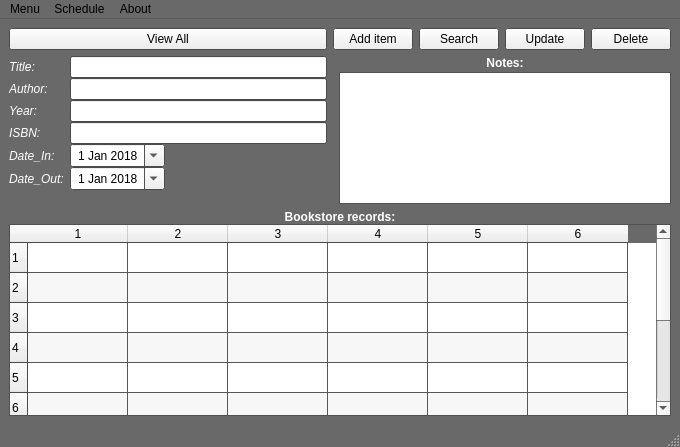
<?xml version="1.0" encoding="UTF-8"?>
<ui version="4.0">
 <class>MainWindow</class>
 <widget class="QMainWindow" name="MainWindow">
  <property name="geometry">
   <rect>
    <x>0</x>
    <y>0</y>
    <width>680</width>
    <height>447</height>
   </rect>
  </property>
  <property name="sizePolicy">
   <sizepolicy hsizetype="Expanding" vsizetype="Preferred">
    <horstretch>0</horstretch>
    <verstretch>0</verstretch>
   </sizepolicy>
  </property>
  <property name="palette">
   <palette>
    <active>
     <colorrole role="Base">
      <brush brushstyle="SolidPattern">
       <color alpha="255">
        <red>255</red>
        <green>255</green>
        <blue>255</blue>
       </color>
      </brush>
     </colorrole>
     <colorrole role="Window">
      <brush brushstyle="SolidPattern">
       <color alpha="255">
        <red>105</red>
        <green>105</green>
        <blue>105</blue>
       </color>
      </brush>
     </colorrole>
    </active>
    <inactive>
     <colorrole role="Base">
      <brush brushstyle="SolidPattern">
       <color alpha="255">
        <red>255</red>
        <green>255</green>
        <blue>255</blue>
       </color>
      </brush>
     </colorrole>
     <colorrole role="Window">
      <brush brushstyle="SolidPattern">
       <color alpha="255">
        <red>105</red>
        <green>105</green>
        <blue>105</blue>
       </color>
      </brush>
     </colorrole>
    </inactive>
    <disabled>
     <colorrole role="Base">
      <brush brushstyle="SolidPattern">
       <color alpha="255">
        <red>105</red>
        <green>105</green>
        <blue>105</blue>
       </color>
      </brush>
     </colorrole>
     <colorrole role="Window">
      <brush brushstyle="SolidPattern">
       <color alpha="255">
        <red>105</red>
        <green>105</green>
        <blue>105</blue>
       </color>
      </brush>
     </colorrole>
    </disabled>
   </palette>
  </property>
  <property name="windowTitle">
   <string>MainWindow</string>
  </property>
  <widget class="QWidget" name="centralwidget">
   <layout class="QGridLayout" name="gridLayout">
    <item row="0" column="2">
     <widget class="QPushButton" name="pushButton_search">
      <property name="sizePolicy">
       <sizepolicy hsizetype="Minimum" vsizetype="Expanding">
        <horstretch>0</horstretch>
        <verstretch>0</verstretch>
       </sizepolicy>
      </property>
      <property name="text">
       <string>Search</string>
      </property>
     </widget>
    </item>
    <item row="0" column="1">
     <widget class="QPushButton" name="pushButton_add">
      <property name="sizePolicy">
       <sizepolicy hsizetype="Minimum" vsizetype="Expanding">
        <horstretch>0</horstretch>
        <verstretch>0</verstretch>
       </sizepolicy>
      </property>
      <property name="text">
       <string>Add item</string>
      </property>
     </widget>
    </item>
    <item row="0" column="3">
     <widget class="QPushButton" name="pushButton_update">
      <property name="sizePolicy">
       <sizepolicy hsizetype="Minimum" vsizetype="Expanding">
        <horstretch>0</horstretch>
        <verstretch>0</verstretch>
       </sizepolicy>
      </property>
      <property name="text">
       <string>Update</string>
      </property>
     </widget>
    </item>
    <item row="0" column="0">
     <widget class="QPushButton" name="pushButton_view">
      <property name="sizePolicy">
       <sizepolicy hsizetype="Minimum" vsizetype="Expanding">
        <horstretch>0</horstretch>
        <verstretch>0</verstretch>
       </sizepolicy>
      </property>
      <property name="text">
       <string>View All</string>
      </property>
     </widget>
    </item>
    <item row="0" column="4">
     <widget class="QPushButton" name="pushButton_delete">
      <property name="sizePolicy">
       <sizepolicy hsizetype="Minimum" vsizetype="Expanding">
        <horstretch>0</horstretch>
        <verstretch>0</verstretch>
       </sizepolicy>
      </property>
      <property name="text">
       <string>Delete</string>
      </property>
     </widget>
    </item>
    <item row="1" column="0">
     <layout class="QFormLayout" name="formLayout">
      <property name="horizontalSpacing">
       <number>6</number>
      </property>
      <property name="verticalSpacing">
       <number>0</number>
      </property>
      <item row="0" column="0">
       <widget class="QLabel" name="label_title">
        <property name="palette">
         <palette>
          <active>
           <colorrole role="WindowText">
            <brush brushstyle="SolidPattern">
             <color alpha="255">
              <red>255</red>
              <green>255</green>
              <blue>255</blue>
             </color>
            </brush>
           </colorrole>
          </active>
          <inactive>
           <colorrole role="WindowText">
            <brush brushstyle="SolidPattern">
             <color alpha="255">
              <red>255</red>
              <green>255</green>
              <blue>255</blue>
             </color>
            </brush>
           </colorrole>
          </inactive>
          <disabled>
           <colorrole role="WindowText">
            <brush brushstyle="SolidPattern">
             <color alpha="255">
              <red>120</red>
              <green>120</green>
              <blue>120</blue>
             </color>
            </brush>
           </colorrole>
          </disabled>
         </palette>
        </property>
        <property name="font">
         <font>
          <weight>50</weight>
          <italic>true</italic>
          <bold>false</bold>
         </font>
        </property>
        <property name="text">
         <string>Title:</string>
        </property>
        <property name="alignment">
         <set>Qt::AlignLeading|Qt::AlignLeft|Qt::AlignVCenter</set>
        </property>
        <property name="margin">
         <number>2</number>
        </property>
        <property name="indent">
         <number>0</number>
        </property>
       </widget>
      </item>
      <item row="0" column="1">
       <widget class="QLineEdit" name="lineEdit_title"/>
      </item>
      <item row="1" column="0">
       <widget class="QLabel" name="label_author">
        <property name="palette">
         <palette>
          <active>
           <colorrole role="WindowText">
            <brush brushstyle="SolidPattern">
             <color alpha="255">
              <red>255</red>
              <green>255</green>
              <blue>255</blue>
             </color>
            </brush>
           </colorrole>
          </active>
          <inactive>
           <colorrole role="WindowText">
            <brush brushstyle="SolidPattern">
             <color alpha="255">
              <red>255</red>
              <green>255</green>
              <blue>255</blue>
             </color>
            </brush>
           </colorrole>
          </inactive>
          <disabled>
           <colorrole role="WindowText">
            <brush brushstyle="SolidPattern">
             <color alpha="255">
              <red>120</red>
              <green>120</green>
              <blue>120</blue>
             </color>
            </brush>
           </colorrole>
          </disabled>
         </palette>
        </property>
        <property name="font">
         <font>
          <weight>50</weight>
          <italic>true</italic>
          <bold>false</bold>
         </font>
        </property>
        <property name="text">
         <string>Author:</string>
        </property>
        <property name="alignment">
         <set>Qt::AlignLeading|Qt::AlignLeft|Qt::AlignVCenter</set>
        </property>
        <property name="margin">
         <number>2</number>
        </property>
        <property name="indent">
         <number>0</number>
        </property>
       </widget>
      </item>
      <item row="1" column="1">
       <widget class="QLineEdit" name="lineEdit_author"/>
      </item>
      <item row="2" column="0">
       <widget class="QLabel" name="label_year">
        <property name="palette">
         <palette>
          <active>
           <colorrole role="WindowText">
            <brush brushstyle="SolidPattern">
             <color alpha="255">
              <red>255</red>
              <green>255</green>
              <blue>255</blue>
             </color>
            </brush>
           </colorrole>
          </active>
          <inactive>
           <colorrole role="WindowText">
            <brush brushstyle="SolidPattern">
             <color alpha="255">
              <red>255</red>
              <green>255</green>
              <blue>255</blue>
             </color>
            </brush>
           </colorrole>
          </inactive>
          <disabled>
           <colorrole role="WindowText">
            <brush brushstyle="SolidPattern">
             <color alpha="255">
              <red>120</red>
              <green>120</green>
              <blue>120</blue>
             </color>
            </brush>
           </colorrole>
          </disabled>
         </palette>
        </property>
        <property name="font">
         <font>
          <weight>50</weight>
          <italic>true</italic>
          <bold>false</bold>
         </font>
        </property>
        <property name="text">
         <string>Year:</string>
        </property>
        <property name="alignment">
         <set>Qt::AlignLeading|Qt::AlignLeft|Qt::AlignVCenter</set>
        </property>
        <property name="margin">
         <number>2</number>
        </property>
        <property name="indent">
         <number>0</number>
        </property>
       </widget>
      </item>
      <item row="2" column="1">
       <widget class="QLineEdit" name="lineEdit_year"/>
      </item>
      <item row="3" column="0">
       <widget class="QLabel" name="label_isbn">
        <property name="palette">
         <palette>
          <active>
           <colorrole role="WindowText">
            <brush brushstyle="SolidPattern">
             <color alpha="255">
              <red>255</red>
              <green>255</green>
              <blue>255</blue>
             </color>
            </brush>
           </colorrole>
          </active>
          <inactive>
           <colorrole role="WindowText">
            <brush brushstyle="SolidPattern">
             <color alpha="255">
              <red>255</red>
              <green>255</green>
              <blue>255</blue>
             </color>
            </brush>
           </colorrole>
          </inactive>
          <disabled>
           <colorrole role="WindowText">
            <brush brushstyle="SolidPattern">
             <color alpha="255">
              <red>120</red>
              <green>120</green>
              <blue>120</blue>
             </color>
            </brush>
           </colorrole>
          </disabled>
         </palette>
        </property>
        <property name="font">
         <font>
          <weight>50</weight>
          <italic>true</italic>
          <bold>false</bold>
         </font>
        </property>
        <property name="text">
         <string>ISBN:</string>
        </property>
        <property name="alignment">
         <set>Qt::AlignLeading|Qt::AlignLeft|Qt::AlignVCenter</set>
        </property>
        <property name="margin">
         <number>2</number>
        </property>
        <property name="indent">
         <number>0</number>
        </property>
       </widget>
      </item>
      <item row="3" column="1">
       <widget class="QLineEdit" name="lineEdit_isbn"/>
      </item>
      <item row="7" column="0">
       <widget class="QLabel" name="label_datein">
        <property name="palette">
         <palette>
          <active>
           <colorrole role="WindowText">
            <brush brushstyle="SolidPattern">
             <color alpha="255">
              <red>255</red>
              <green>255</green>
              <blue>255</blue>
             </color>
            </brush>
           </colorrole>
          </active>
          <inactive>
           <colorrole role="WindowText">
            <brush brushstyle="SolidPattern">
             <color alpha="255">
              <red>255</red>
              <green>255</green>
              <blue>255</blue>
             </color>
            </brush>
           </colorrole>
          </inactive>
          <disabled>
           <colorrole role="WindowText">
            <brush brushstyle="SolidPattern">
             <color alpha="255">
              <red>120</red>
              <green>120</green>
              <blue>120</blue>
             </color>
            </brush>
           </colorrole>
          </disabled>
         </palette>
        </property>
        <property name="font">
         <font>
          <weight>50</weight>
          <italic>true</italic>
          <bold>false</bold>
         </font>
        </property>
        <property name="text">
         <string>Date_In:</string>
        </property>
        <property name="alignment">
         <set>Qt::AlignLeading|Qt::AlignLeft|Qt::AlignVCenter</set>
        </property>
        <property name="margin">
         <number>2</number>
        </property>
        <property name="indent">
         <number>0</number>
        </property>
       </widget>
      </item>
      <item row="7" column="1">
       <widget class="QDateEdit" name="dateEdit_datein">
        <property name="sizePolicy">
         <sizepolicy hsizetype="Fixed" vsizetype="Fixed">
          <horstretch>0</horstretch>
          <verstretch>0</verstretch>
         </sizepolicy>
        </property>
        <property name="alignment">
         <set>Qt::AlignCenter</set>
        </property>
        <property name="dateTime">
         <datetime>
          <hour>0</hour>
          <minute>0</minute>
          <second>0</second>
          <year>2018</year>
          <month>1</month>
          <day>1</day>
         </datetime>
        </property>
        <property name="calendarPopup">
         <bool>true</bool>
        </property>
       </widget>
      </item>
      <item row="8" column="0">
       <widget class="QLabel" name="label_dateout">
        <property name="palette">
         <palette>
          <active>
           <colorrole role="WindowText">
            <brush brushstyle="SolidPattern">
             <color alpha="255">
              <red>255</red>
              <green>255</green>
              <blue>255</blue>
             </color>
            </brush>
           </colorrole>
          </active>
          <inactive>
           <colorrole role="WindowText">
            <brush brushstyle="SolidPattern">
             <color alpha="255">
              <red>255</red>
              <green>255</green>
              <blue>255</blue>
             </color>
            </brush>
           </colorrole>
          </inactive>
          <disabled>
           <colorrole role="WindowText">
            <brush brushstyle="SolidPattern">
             <color alpha="255">
              <red>120</red>
              <green>120</green>
              <blue>120</blue>
             </color>
            </brush>
           </colorrole>
          </disabled>
         </palette>
        </property>
        <property name="font">
         <font>
          <weight>50</weight>
          <italic>true</italic>
          <bold>false</bold>
         </font>
        </property>
        <property name="text">
         <string>Date_Out:</string>
        </property>
        <property name="alignment">
         <set>Qt::AlignLeading|Qt::AlignLeft|Qt::AlignVCenter</set>
        </property>
        <property name="margin">
         <number>2</number>
        </property>
        <property name="indent">
         <number>0</number>
        </property>
       </widget>
      </item>
      <item row="8" column="1">
       <widget class="QDateEdit" name="dateEdit_dateout">
        <property name="sizePolicy">
         <sizepolicy hsizetype="Fixed" vsizetype="Fixed">
          <horstretch>0</horstretch>
          <verstretch>0</verstretch>
         </sizepolicy>
        </property>
        <property name="alignment">
         <set>Qt::AlignCenter</set>
        </property>
        <property name="dateTime">
         <datetime>
          <hour>0</hour>
          <minute>0</minute>
          <second>0</second>
          <year>2018</year>
          <month>1</month>
          <day>1</day>
         </datetime>
        </property>
        <property name="calendarPopup">
         <bool>true</bool>
        </property>
       </widget>
      </item>
      <item row="11" column="0">
       <widget class="Line" name="line">
        <property name="orientation">
         <enum>Qt::Horizontal</enum>
        </property>
       </widget>
      </item>
     </layout>
    </item>
    <item row="1" column="1" colspan="4">
     <layout class="QFormLayout" name="formLayout_4">
      <property name="sizeConstraint">
       <enum>QLayout::SetDefaultConstraint</enum>
      </property>
      <property name="horizontalSpacing">
       <number>6</number>
      </property>
      <property name="verticalSpacing">
       <number>2</number>
      </property>
      <item row="0" column="1">
       <widget class="QLabel" name="label_notes">
        <property name="sizePolicy">
         <sizepolicy hsizetype="Expanding" vsizetype="Preferred">
          <horstretch>0</horstretch>
          <verstretch>0</verstretch>
         </sizepolicy>
        </property>
        <property name="palette">
         <palette>
          <active>
           <colorrole role="WindowText">
            <brush brushstyle="SolidPattern">
             <color alpha="255">
              <red>255</red>
              <green>255</green>
              <blue>255</blue>
             </color>
            </brush>
           </colorrole>
          </active>
          <inactive>
           <colorrole role="WindowText">
            <brush brushstyle="SolidPattern">
             <color alpha="255">
              <red>255</red>
              <green>255</green>
              <blue>255</blue>
             </color>
            </brush>
           </colorrole>
          </inactive>
          <disabled>
           <colorrole role="WindowText">
            <brush brushstyle="SolidPattern">
             <color alpha="255">
              <red>120</red>
              <green>120</green>
              <blue>120</blue>
             </color>
            </brush>
           </colorrole>
          </disabled>
         </palette>
        </property>
        <property name="font">
         <font>
          <weight>75</weight>
          <bold>true</bold>
         </font>
        </property>
        <property name="text">
         <string>Notes:</string>
        </property>
        <property name="alignment">
         <set>Qt::AlignCenter</set>
        </property>
       </widget>
      </item>
      <item row="1" column="1">
       <widget class="QTextBrowser" name="textBrowser_notes">
        <property name="sizePolicy">
         <sizepolicy hsizetype="Preferred" vsizetype="Preferred">
          <horstretch>0</horstretch>
          <verstretch>1</verstretch>
         </sizepolicy>
        </property>
       </widget>
      </item>
     </layout>
    </item>
    <item row="2" column="0" colspan="5">
     <layout class="QFormLayout" name="formLayout_3">
      <property name="fieldGrowthPolicy">
       <enum>QFormLayout::AllNonFixedFieldsGrow</enum>
      </property>
      <property name="labelAlignment">
       <set>Qt::AlignCenter</set>
      </property>
      <property name="formAlignment">
       <set>Qt::AlignHCenter|Qt::AlignTop</set>
      </property>
      <property name="horizontalSpacing">
       <number>10</number>
      </property>
      <property name="verticalSpacing">
       <number>0</number>
      </property>
      <item row="0" column="0" colspan="2">
       <widget class="QLabel" name="label_bkstorelabel">
        <property name="sizePolicy">
         <sizepolicy hsizetype="Expanding" vsizetype="Preferred">
          <horstretch>0</horstretch>
          <verstretch>0</verstretch>
         </sizepolicy>
        </property>
        <property name="palette">
         <palette>
          <active>
           <colorrole role="WindowText">
            <brush brushstyle="SolidPattern">
             <color alpha="255">
              <red>255</red>
              <green>255</green>
              <blue>255</blue>
             </color>
            </brush>
           </colorrole>
          </active>
          <inactive>
           <colorrole role="WindowText">
            <brush brushstyle="SolidPattern">
             <color alpha="255">
              <red>255</red>
              <green>255</green>
              <blue>255</blue>
             </color>
            </brush>
           </colorrole>
          </inactive>
          <disabled>
           <colorrole role="WindowText">
            <brush brushstyle="SolidPattern">
             <color alpha="255">
              <red>120</red>
              <green>120</green>
              <blue>120</blue>
             </color>
            </brush>
           </colorrole>
          </disabled>
         </palette>
        </property>
        <property name="font">
         <font>
          <weight>75</weight>
          <bold>true</bold>
         </font>
        </property>
        <property name="text">
         <string>Bookstore records:</string>
        </property>
        <property name="alignment">
         <set>Qt::AlignCenter</set>
        </property>
       </widget>
      </item>
      <item row="1" column="0" colspan="2">
       <widget class="QTableWidget" name="tableWidget">
        <property name="sizePolicy">
         <sizepolicy hsizetype="Expanding" vsizetype="MinimumExpanding">
          <horstretch>0</horstretch>
          <verstretch>1</verstretch>
         </sizepolicy>
        </property>
        <property name="editTriggers">
         <set>QAbstractItemView::AnyKeyPressed|QAbstractItemView::DoubleClicked|QAbstractItemView::EditKeyPressed|QAbstractItemView::SelectedClicked</set>
        </property>
        <property name="alternatingRowColors">
         <bool>true</bool>
        </property>
        <property name="showGrid">
         <bool>true</bool>
        </property>
        <property name="sortingEnabled">
         <bool>true</bool>
        </property>
        <property name="rowCount">
         <number>10</number>
        </property>
        <property name="columnCount">
         <number>6</number>
        </property>
        <row/>
        <row/>
        <row/>
        <row/>
        <row/>
        <row/>
        <row/>
        <row/>
        <row/>
        <row/>
        <column/>
        <column/>
        <column/>
        <column/>
        <column/>
        <column/>
       </widget>
      </item>
     </layout>
    </item>
   </layout>
  </widget>
  <widget class="QMenuBar" name="menubar">
   <property name="geometry">
    <rect>
     <x>0</x>
     <y>0</y>
     <width>680</width>
     <height>21</height>
    </rect>
   </property>
   <widget class="QMenu" name="menuMenu">
    <property name="title">
     <string>Menu</string>
    </property>
    <addaction name="actionView_All_Records"/>
    <addaction name="actionAdd_New_Entry"/>
    <addaction name="separator"/>
    <addaction name="actionSearch_item"/>
    <addaction name="actionUpdate"/>
    <addaction name="separator"/>
    <addaction name="actionDelete"/>
    <addaction name="actionExit"/>
   </widget>
   <widget class="QMenu" name="menuSchedule">
    <property name="title">
     <string>Schedule</string>
    </property>
    <addaction name="actionDate_Out"/>
    <addaction name="actionDate_In"/>
    <addaction name="actionNotes"/>
   </widget>
   <widget class="QMenu" name="menuAbout">
    <property name="title">
     <string>About</string>
    </property>
    <addaction name="actionAbout_us"/>
   </widget>
   <addaction name="menuMenu"/>
   <addaction name="menuSchedule"/>
   <addaction name="menuAbout"/>
  </widget>
  <widget class="QStatusBar" name="statusbar"/>
  <action name="actionView_All_Records">
   <property name="text">
    <string>View All Records</string>
   </property>
  </action>
  <action name="actionAdd_New_Entry">
   <property name="text">
    <string>Add New Entry</string>
   </property>
  </action>
  <action name="actionSearch_item">
   <property name="text">
    <string>Search</string>
   </property>
  </action>
  <action name="actionUpdate">
   <property name="text">
    <string>Update</string>
   </property>
  </action>
  <action name="actionDelete">
   <property name="text">
    <string>Delete</string>
   </property>
  </action>
  <action name="actionExit">
   <property name="text">
    <string>Exit</string>
   </property>
  </action>
  <action name="actionDate_Out">
   <property name="text">
    <string>Date_Out</string>
   </property>
  </action>
  <action name="actionDate_In">
   <property name="text">
    <string>Date_In</string>
   </property>
  </action>
  <action name="actionNotes">
   <property name="text">
    <string>Notes</string>
   </property>
  </action>
  <action name="actionAbout_us">
   <property name="text">
    <string>About us</string>
   </property>
  </action>
 </widget>
 <resources/>
 <connections/>
</ui>
